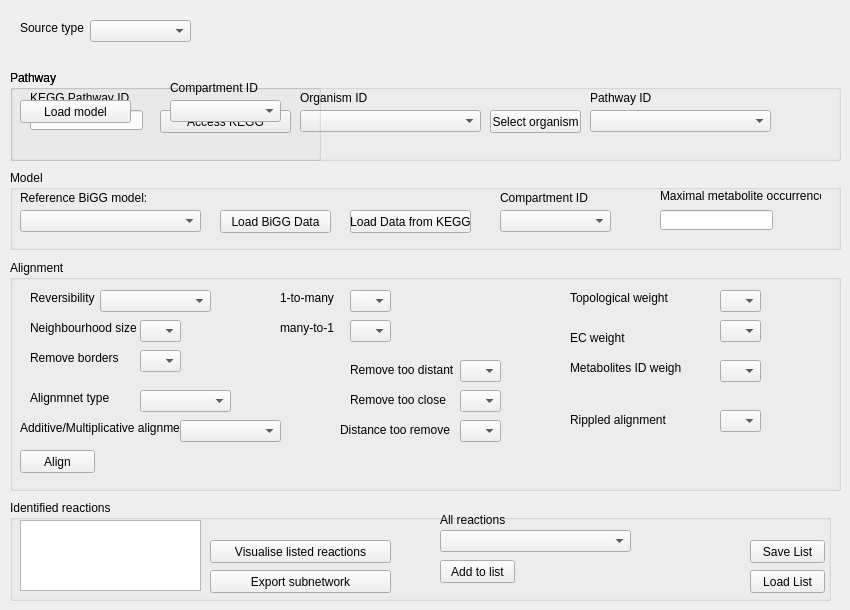
    <widget class="QWidget" name="tab_4">
     <attribute name="title">
      <string>Alignment</string>
     </attribute>
     <widget class="QGroupBox" name="gbSourcePathway">
      <property name="geometry">
       <rect>
        <x>10</x>
        <y>70</y>
        <width>831</width>
        <height>91</height>
       </rect>
      </property>
      <property name="title">
       <string>Pathway</string>
      </property>
      <widget class="QLabel" name="label_19">
       <property name="geometry">
        <rect>
         <x>20</x>
         <y>20</y>
         <width>101</width>
         <height>16</height>
        </rect>
       </property>
       <property name="text">
        <string>KEGG Pathway ID</string>
       </property>
      </widget>
      <widget class="QLineEdit" name="lePathwayId">
       <property name="geometry">
        <rect>
         <x>20</x>
         <y>40</y>
         <width>113</width>
         <height>20</height>
        </rect>
       </property>
      </widget>
      <widget class="QPushButton" name="btKEGG">
       <property name="geometry">
        <rect>
         <x>150</x>
         <y>40</y>
         <width>131</width>
         <height>23</height>
        </rect>
       </property>
       <property name="text">
        <string>Access KEGG</string>
       </property>
      </widget>
      <widget class="QComboBox" name="cbOrganism">
       <property name="geometry">
        <rect>
         <x>290</x>
         <y>40</y>
         <width>181</width>
         <height>22</height>
        </rect>
       </property>
      </widget>
      <widget class="QPushButton" name="btKEGGOrganism">
       <property name="geometry">
        <rect>
         <x>480</x>
         <y>40</y>
         <width>91</width>
         <height>23</height>
        </rect>
       </property>
       <property name="text">
        <string>Select organism</string>
       </property>
      </widget>
      <widget class="QComboBox" name="cbPathway">
       <property name="geometry">
        <rect>
         <x>580</x>
         <y>40</y>
         <width>181</width>
         <height>22</height>
        </rect>
       </property>
      </widget>
      <widget class="QLabel" name="label_22">
       <property name="geometry">
        <rect>
         <x>290</x>
         <y>20</y>
         <width>101</width>
         <height>16</height>
        </rect>
       </property>
       <property name="text">
        <string>Organism ID</string>
       </property>
      </widget>
      <widget class="QLabel" name="label_23">
       <property name="geometry">
        <rect>
         <x>580</x>
         <y>20</y>
         <width>101</width>
         <height>16</height>
        </rect>
       </property>
       <property name="text">
        <string>Pathway ID</string>
       </property>
      </widget>
     </widget>
     <widget class="QGroupBox" name="groupBox_5">
      <property name="geometry">
       <rect>
        <x>10</x>
        <y>170</y>
        <width>831</width>
        <height>80</height>
       </rect>
      </property>
      <property name="title">
       <string>Model</string>
      </property>
      <widget class="QLabel" name="label_18">
       <property name="geometry">
        <rect>
         <x>10</x>
         <y>20</y>
         <width>151</width>
         <height>16</height>
        </rect>
       </property>
       <property name="text">
        <string>Reference BiGG model:</string>
       </property>
      </widget>
      <widget class="QComboBox" name="cbBiGGModels">
       <property name="geometry">
        <rect>
         <x>10</x>
         <y>40</y>
         <width>181</width>
         <height>22</height>
        </rect>
       </property>
      </widget>
      <widget class="QPushButton" name="btLoadBiGG">
       <property name="geometry">
        <rect>
         <x>210</x>
         <y>40</y>
         <width>111</width>
         <height>23</height>
        </rect>
       </property>
       <property name="text">
        <string>Load BiGG Data</string>
       </property>
      </widget>
      <widget class="QComboBox" name="cbAlignmentCompartments">
       <property name="geometry">
        <rect>
         <x>490</x>
         <y>40</y>
         <width>111</width>
         <height>22</height>
        </rect>
       </property>
       <property name="locale">
        <locale language="English" country="UnitedStates"/>
       </property>
      </widget>
      <widget class="QLabel" name="label_20">
       <property name="geometry">
        <rect>
         <x>490</x>
         <y>20</y>
         <width>91</width>
         <height>16</height>
        </rect>
       </property>
       <property name="text">
        <string>Compartment ID</string>
       </property>
      </widget>
      <widget class="QLabel" name="label_21">
       <property name="geometry">
        <rect>
         <x>650</x>
         <y>10</y>
         <width>161</width>
         <height>31</height>
        </rect>
       </property>
       <property name="text">
        <string>Maximal metabolite occurrence</string>
       </property>
      </widget>
      <widget class="QLineEdit" name="leAlignmentMaxMetOccurance">
       <property name="geometry">
        <rect>
         <x>650</x>
         <y>40</y>
         <width>113</width>
         <height>20</height>
        </rect>
       </property>
      </widget>
      <widget class="QPushButton" name="btLoadKEGG">
       <property name="enabled">
        <bool>true</bool>
       </property>
       <property name="geometry">
        <rect>
         <x>340</x>
         <y>40</y>
         <width>121</width>
         <height>23</height>
        </rect>
       </property>
       <property name="text">
        <string>Load Data from KEGG</string>
       </property>
      </widget>
     </widget>
     <widget class="QGroupBox" name="groupBox_6">
      <property name="geometry">
       <rect>
        <x>10</x>
        <y>260</y>
        <width>831</width>
        <height>231</height>
       </rect>
      </property>
      <property name="title">
       <string>Alignment</string>
      </property>
      <widget class="QPushButton" name="btAlign">
       <property name="geometry">
        <rect>
         <x>10</x>
         <y>190</y>
         <width>75</width>
         <height>23</height>
        </rect>
       </property>
       <property name="text">
        <string>Align</string>
       </property>
      </widget>
      <widget class="QLabel" name="label_24">
       <property name="geometry">
        <rect>
         <x>20</x>
         <y>30</y>
         <width>71</width>
         <height>16</height>
        </rect>
       </property>
       <property name="text">
        <string>Reversibility</string>
       </property>
      </widget>
      <widget class="QLabel" name="label_25">
       <property name="geometry">
        <rect>
         <x>20</x>
         <y>60</y>
         <width>121</width>
         <height>16</height>
        </rect>
       </property>
       <property name="text">
        <string>Neighbourhood size</string>
       </property>
      </widget>
      <widget class="QLabel" name="label_26">
       <property name="geometry">
        <rect>
         <x>270</x>
         <y>30</y>
         <width>71</width>
         <height>16</height>
        </rect>
       </property>
       <property name="text">
        <string>1-to-many</string>
       </property>
      </widget>
      <widget class="QLabel" name="label_27">
       <property name="geometry">
        <rect>
         <x>270</x>
         <y>60</y>
         <width>61</width>
         <height>16</height>
        </rect>
       </property>
       <property name="text">
        <string>many-to-1</string>
       </property>
      </widget>
      <widget class="QLabel" name="label_28">
       <property name="geometry">
        <rect>
         <x>20</x>
         <y>90</y>
         <width>111</width>
         <height>16</height>
        </rect>
       </property>
       <property name="text">
        <string>Remove borders</string>
       </property>
      </widget>
      <widget class="QLabel" name="label_29">
       <property name="geometry">
        <rect>
         <x>560</x>
         <y>30</y>
         <width>111</width>
         <height>16</height>
        </rect>
       </property>
       <property name="text">
        <string>Topological weight</string>
       </property>
      </widget>
      <widget class="QLabel" name="label_30">
       <property name="geometry">
        <rect>
         <x>560</x>
         <y>70</y>
         <width>111</width>
         <height>16</height>
        </rect>
       </property>
       <property name="text">
        <string>EC weight</string>
       </property>
      </widget>
      <widget class="QLabel" name="label_31">
       <property name="geometry">
        <rect>
         <x>560</x>
         <y>100</y>
         <width>111</width>
         <height>16</height>
        </rect>
       </property>
       <property name="text">
        <string>Metabolites ID weight</string>
       </property>
      </widget>
      <widget class="QLabel" name="label_32">
       <property name="geometry">
        <rect>
         <x>10</x>
         <y>160</y>
         <width>161</width>
         <height>16</height>
        </rect>
       </property>
       <property name="text">
        <string>Additive/Multiplicative alignment</string>
       </property>
      </widget>
      <widget class="QLabel" name="label_33">
       <property name="geometry">
        <rect>
         <x>20</x>
         <y>130</y>
         <width>91</width>
         <height>16</height>
        </rect>
       </property>
       <property name="text">
        <string>Alignmnet type</string>
       </property>
      </widget>
      <widget class="QComboBox" name="cbReversibility">
       <property name="geometry">
        <rect>
         <x>90</x>
         <y>30</y>
         <width>111</width>
         <height>22</height>
        </rect>
       </property>
       <property name="locale">
        <locale language="English" country="UnitedStates"/>
       </property>
      </widget>
      <widget class="QComboBox" name="cbKm">
       <property name="geometry">
        <rect>
         <x>130</x>
         <y>60</y>
         <width>41</width>
         <height>22</height>
        </rect>
       </property>
       <property name="locale">
        <locale language="English" country="UnitedStates"/>
       </property>
      </widget>
      <widget class="QComboBox" name="cb1ToMany">
       <property name="geometry">
        <rect>
         <x>340</x>
         <y>30</y>
         <width>41</width>
         <height>22</height>
        </rect>
       </property>
       <property name="locale">
        <locale language="English" country="UnitedStates"/>
       </property>
      </widget>
      <widget class="QComboBox" name="cbManyTo1">
       <property name="geometry">
        <rect>
         <x>340</x>
         <y>60</y>
         <width>41</width>
         <height>22</height>
        </rect>
       </property>
       <property name="locale">
        <locale language="English" country="UnitedStates"/>
       </property>
      </widget>
      <widget class="QComboBox" name="cbRemoveBorders">
       <property name="geometry">
        <rect>
         <x>130</x>
         <y>90</y>
         <width>41</width>
         <height>22</height>
        </rect>
       </property>
       <property name="locale">
        <locale language="English" country="UnitedStates"/>
       </property>
      </widget>
      <widget class="QComboBox" name="cbTopologicalWeight">
       <property name="geometry">
        <rect>
         <x>710</x>
         <y>30</y>
         <width>41</width>
         <height>22</height>
        </rect>
       </property>
       <property name="locale">
        <locale language="English" country="UnitedStates"/>
       </property>
      </widget>
      <widget class="QComboBox" name="cbECWeight">
       <property name="geometry">
        <rect>
         <x>710</x>
         <y>60</y>
         <width>41</width>
         <height>22</height>
        </rect>
       </property>
       <property name="locale">
        <locale language="English" country="UnitedStates"/>
       </property>
      </widget>
      <widget class="QComboBox" name="cbKEGGWeight">
       <property name="geometry">
        <rect>
         <x>710</x>
         <y>100</y>
         <width>41</width>
         <height>22</height>
        </rect>
       </property>
       <property name="locale">
        <locale language="English" country="UnitedStates"/>
       </property>
      </widget>
      <widget class="QComboBox" name="cbAdditive">
       <property name="geometry">
        <rect>
         <x>170</x>
         <y>160</y>
         <width>101</width>
         <height>22</height>
        </rect>
       </property>
       <property name="locale">
        <locale language="English" country="UnitedStates"/>
       </property>
      </widget>
      <widget class="QComboBox" name="cbAlignmentType">
       <property name="geometry">
        <rect>
         <x>130</x>
         <y>130</y>
         <width>91</width>
         <height>22</height>
        </rect>
       </property>
       <property name="locale">
        <locale language="English" country="UnitedStates"/>
       </property>
      </widget>
      <widget class="QComboBox" name="cbRemoveTooDistant">
       <property name="geometry">
        <rect>
         <x>450</x>
         <y>100</y>
         <width>41</width>
         <height>22</height>
        </rect>
       </property>
       <property name="locale">
        <locale language="English" country="UnitedStates"/>
       </property>
      </widget>
      <widget class="QComboBox" name="cbRemoveTooClose">
       <property name="geometry">
        <rect>
         <x>450</x>
         <y>130</y>
         <width>41</width>
         <height>22</height>
        </rect>
       </property>
       <property name="locale">
        <locale language="English" country="UnitedStates"/>
       </property>
      </widget>
      <widget class="QLabel" name="label_36">
       <property name="geometry">
        <rect>
         <x>340</x>
         <y>100</y>
         <width>111</width>
         <height>20</height>
        </rect>
       </property>
       <property name="text">
        <string>Remove too distant</string>
       </property>
      </widget>
      <widget class="QLabel" name="label_37">
       <property name="geometry">
        <rect>
         <x>340</x>
         <y>130</y>
         <width>111</width>
         <height>20</height>
        </rect>
       </property>
       <property name="text">
        <string>Remove too close</string>
       </property>
      </widget>
      <widget class="QLabel" name="label_38">
       <property name="geometry">
        <rect>
         <x>330</x>
         <y>160</y>
         <width>111</width>
         <height>20</height>
        </rect>
       </property>
       <property name="text">
        <string>Distance too remove</string>
       </property>
      </widget>
      <widget class="QComboBox" name="cbDistanceToRemove">
       <property name="geometry">
        <rect>
         <x>450</x>
         <y>160</y>
         <width>41</width>
         <height>22</height>
        </rect>
       </property>
       <property name="locale">
        <locale language="English" country="UnitedStates"/>
       </property>
      </widget>
      <widget class="QLabel" name="label_65">
       <property name="geometry">
        <rect>
         <x>560</x>
         <y>150</y>
         <width>111</width>
         <height>20</height>
        </rect>
       </property>
       <property name="text">
        <string>Rippled alignment</string>
       </property>
      </widget>
      <widget class="QComboBox" name="cbRippled">
       <property name="geometry">
        <rect>
         <x>710</x>
         <y>150</y>
         <width>41</width>
         <height>22</height>
        </rect>
       </property>
       <property name="locale">
        <locale language="English" country="UnitedStates"/>
       </property>
      </widget>
     </widget>
     <widget class="QComboBox" name="cbSourceType">
      <property name="geometry">
       <rect>
        <x>90</x>
        <y>20</y>
        <width>101</width>
        <height>22</height>
       </rect>
      </property>
     </widget>
     <widget class="QLabel" name="label_34">
      <property name="geometry">
       <rect>
        <x>20</x>
        <y>20</y>
        <width>71</width>
        <height>16</height>
       </rect>
      </property>
      <property name="text">
       <string>Source type</string>
      </property>
     </widget>
     <widget class="QGroupBox" name="gbSourceModel">
      <property name="geometry">
       <rect>
        <x>10</x>
        <y>70</y>
        <width>311</width>
        <height>91</height>
       </rect>
      </property>
      <property name="title">
       <string>Pathway</string>
      </property>
      <widget class="QComboBox" name="cbAlignmentCompartmentsSrc">
       <property name="geometry">
        <rect>
         <x>160</x>
         <y>30</y>
         <width>111</width>
         <height>22</height>
        </rect>
       </property>
       <property name="locale">
        <locale language="English" country="UnitedStates"/>
       </property>
      </widget>
      <widget class="QLabel" name="label_35">
       <property name="geometry">
        <rect>
         <x>160</x>
         <y>10</y>
         <width>91</width>
         <height>16</height>
        </rect>
       </property>
       <property name="text">
        <string>Compartment ID</string>
       </property>
      </widget>
      <widget class="QPushButton" name="btLoadModelSrc">
       <property name="geometry">
        <rect>
         <x>10</x>
         <y>30</y>
         <width>111</width>
         <height>23</height>
        </rect>
       </property>
       <property name="text">
        <string>Load model</string>
       </property>
      </widget>
     </widget>
     <widget class="QGroupBox" name="groupBox_4">
      <property name="geometry">
       <rect>
        <x>10</x>
        <y>500</y>
        <width>821</width>
        <height>101</height>
       </rect>
      </property>
      <property name="title">
       <string>Identified reactions</string>
      </property>
      <widget class="QTextEdit" name="teAlignedReactions">
       <property name="geometry">
        <rect>
         <x>10</x>
         <y>20</y>
         <width>181</width>
         <height>71</height>
        </rect>
       </property>
       <property name="locale">
        <locale language="English" country="UnitedStates"/>
       </property>
       <property name="placeholderText">
        <string/>
       </property>
      </widget>
      <widget class="QPushButton" name="btAddAlignmentReaction">
       <property name="geometry">
        <rect>
         <x>430</x>
         <y>60</y>
         <width>75</width>
         <height>23</height>
        </rect>
       </property>
       <property name="text">
        <string>Add to list</string>
       </property>
      </widget>
      <widget class="QComboBox" name="cbAlignmentReactions">
       <property name="geometry">
        <rect>
         <x>430</x>
         <y>30</y>
         <width>191</width>
         <height>22</height>
        </rect>
       </property>
      </widget>
      <widget class="QLabel" name="label_39">
       <property name="geometry">
        <rect>
         <x>430</x>
         <y>10</y>
         <width>111</width>
         <height>20</height>
        </rect>
       </property>
       <property name="text">
        <string>All reactions</string>
       </property>
      </widget>
      <widget class="QPushButton" name="btVisualiseAlignment">
       <property name="geometry">
        <rect>
         <x>200</x>
         <y>40</y>
         <width>181</width>
         <height>23</height>
        </rect>
       </property>
       <property name="text">
        <string>Visualise listed reactions</string>
       </property>
      </widget>
      <widget class="QPushButton" name="btSaveListReactions">
       <property name="geometry">
        <rect>
         <x>740</x>
         <y>40</y>
         <width>75</width>
         <height>23</height>
        </rect>
       </property>
       <property name="text">
        <string>Save List</string>
       </property>
      </widget>
      <widget class="QPushButton" name="btLoadListReactions">
       <property name="geometry">
        <rect>
         <x>740</x>
         <y>70</y>
         <width>75</width>
         <height>23</height>
        </rect>
       </property>
       <property name="text">
        <string>Load List</string>
       </property>
      </widget>
      <widget class="QPushButton" name="btExportAlignment">
       <property name="geometry">
        <rect>
         <x>200</x>
         <y>70</y>
         <width>181</width>
         <height>23</height>
        </rect>
       </property>
       <property name="text">
        <string>Export subnetwork</string>
       </property>
      </widget>
     </widget>
    </widget>
